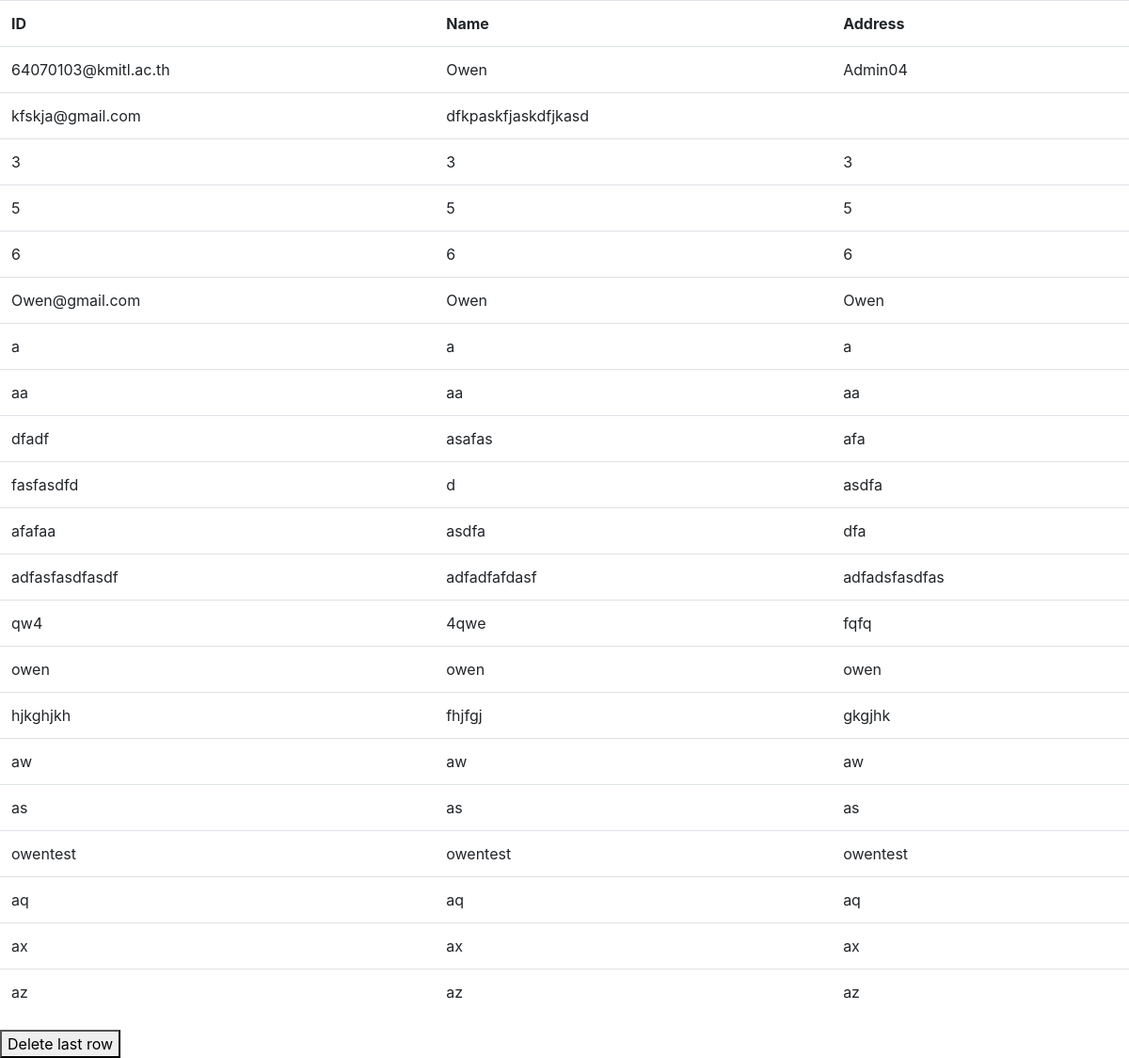
The page /Web-tech/owenadmin.php on the database its author committed.
### tables this page shows
CREATE TABLE ACCOUNT
  (USERNAME TEXT PRIMARY KEY     NOT NULL,
  PASSWORD         TEXT    NOT NULL,
  NAME           TEXT     NOT NULL);

### Web-tech/owenadmin.php (the view, shortened to what this page needs)
<!DOCTYPE html>
<html lang="en">
<head>
   <link rel="stylesheet" href="https://cdn.jsdelivr.net/npm/bootstrap@4.6.2/dist/css/bootstrap.min.css">
<body>
   <form action="" method="post">
      <?php
      $db = new MyDB();
      $sql = "SELECT * from ACCOUNT";
      $ret = $db->query($sql);
      ?>
      <table class="table">
         <tr>
            <thead>
               <td>ID </td>
               <td>Name </td>
               <td>Address </td>
            </thead>
         </tr>
         <?php while ($row = $ret->fetchArray(SQLITE3_ASSOC)) {
            echo "<tr>";
            echo "<td>" . $row['USERNAME'] . "</td>";
            echo "<td>" . $row['NAME'] . "</td>";
            echo "<td>" . $row['PASSWORD'] . "</td></tr>";
         } ?>
      </table>
      <button type="submit" name="Submit" value="Submit">Delete last row</button>
   </form>
</body>
</html>

### Web-tech/owenadmin.php (style rules this page uses)
thead { font-weight: bold; }

### rows shown on the page
account: USERNAME "64070103@kmitl.ac.th", NAME "Owen", PASSWORD "Admin04"
account: USERNAME "kfskja@gmail.com", NAME "dfkpaskfjaskdfjkasd"
account: USERNAME "3", NAME "3", PASSWORD "3"
account: USERNAME "5", NAME "5", PASSWORD "5"
account: USERNAME "6", NAME "6", PASSWORD "6"
account: USERNAME "Owen@gmail.com", NAME "Owen", PASSWORD "Owen"
account: USERNAME "a", NAME "a", PASSWORD "a"
account: USERNAME "aa", NAME "aa", PASSWORD "aa"
account: USERNAME "dfadf", NAME "asafas", PASSWORD "afa"
account: USERNAME "fasfasdfd", NAME "d", PASSWORD "asdfa"
account: USERNAME "afafaa", NAME "asdfa", PASSWORD "dfa"
account: USERNAME "adfasfasdfasdf", NAME "adfadfafdasf", PASSWORD "adfadsfasdfas"
account: USERNAME "qw4", NAME "4qwe", PASSWORD "fqfq"
account: USERNAME "owen", NAME "owen", PASSWORD "owen"
account: USERNAME "hjkghjkh", NAME "fhjfgj", PASSWORD "gkgjhk"
account: USERNAME "aw", NAME "aw", PASSWORD "aw"
account: USERNAME "as", NAME "as", PASSWORD "as"
account: USERNAME "owentest", NAME "owentest", PASSWORD "owentest"
account: USERNAME "aq", NAME "aq", PASSWORD "aq"
account: USERNAME "ax", NAME "ax", PASSWORD "ax"
account: USERNAME "az", NAME "az", PASSWORD "az"
